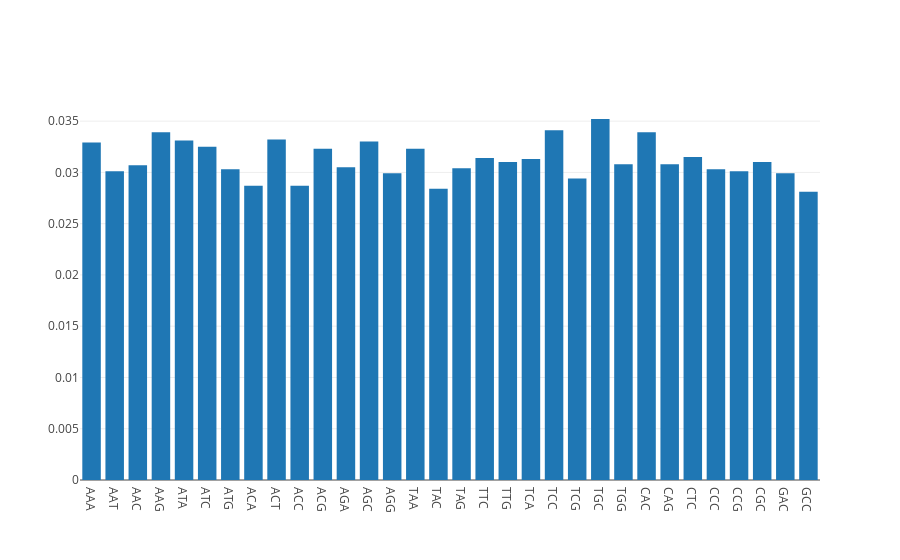
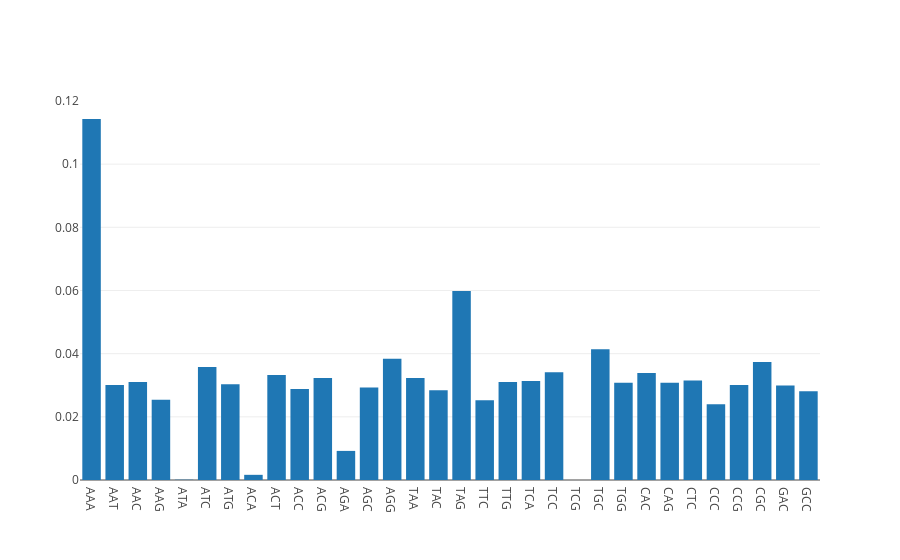

Notebook source saved alongside these figures, in order:
### Code cell
import time
Tmat= matrixFill_randomGamma(comp_index,alpha= 0.01)

f= list(collapsed_freqs)
burnin= 500
previous= list(collapsed_freqs)

diff_tally= []

for run in range(burnin):
    #clear_output()

    
    f= f @ Tmat
    diff_tally.append(np.std(previous - f))
    previous= list(f)
    
    #time.sleep(1)


fig = [go.Bar(
    x= [comp_index[x][0] for x in comp_index.keys()],
    y= collapsed_freqs
)]
iplot(fig)


fig = [go.Bar(
    x= [comp_index[x][0] for x in comp_index.keys()],
    y= f
)]
iplot(fig)

### Figure 1 — Plotly figure (JSON) as saved in the notebook; plotly's stock layout.template omitted (floating-point values rounded to 4 significant figures)
{"data": [{"type": "bar", "uid": "2dd05ceb-74b4-4db3-8207-5c0e4f377ef4", "x": ["AAA", "AAT", "AAC", "AAG", "ATA", "ATC", "ATG", "ACA", "ACT", "ACC", "ACG", "AGA", "AGC", "AGG", "TAA", "TAC", "TAG", "TTC", "TTG", "TCA", "TCC", "TCG", "TGC", "TGG", "CAC", "CAG", "CTC", "CCC", "CCG", "CGC", "GAC", "GCC"], "y": [0.03291, 0.03011, 0.03071, 0.03391, 0.03311, 0.03251, 0.03031, 0.02871, 0.03321, 0.02871, 0.03231, 0.03051, 0.03301, 0.02991, 0.03231, 0.02841, 0.03041, 0.03141, 0.03101, 0.03131, 0.03411, 0.02941, 0.03521, 0.03081, 0.03391, 0.03081, 0.03151, 0.03031, 0.03011, 0.03101, 0.02991, 0.02811]}], "layout": {}}

### Figure 2 — Plotly figure (JSON) as saved in the notebook; plotly's stock layout.template omitted (floating-point values rounded to 4 significant figures)
{"data": [{"type": "bar", "uid": "e802c288-ebdd-466d-9914-f2345f3d712d", "x": ["AAA", "AAT", "AAC", "AAG", "ATA", "ATC", "ATG", "ACA", "ACT", "ACC", "ACG", "AGA", "AGC", "AGG", "TAA", "TAC", "TAG", "TTC", "TTG", "TCA", "TCC", "TCG", "TGC", "TGG", "CAC", "CAG", "CTC", "CCC", "CCG", "CGC", "GAC", "GCC"], "y": [0.1143, 0.03011, 0.03104, 0.02542, 9.748e-05, 0.03574, 0.03031, 0.001637, 0.03321, 0.02884, 0.03231, 0.009214, 0.02931, 0.0384, 0.03231, 0.02841, 0.05982, 0.02526, 0.03101, 0.03131, 0.03411, 6.962e-24, 0.04136, 0.03081, 0.03391, 0.03081, 0.03151, 0.024, 0.03011, 0.03732, 0.02991, 0.02811]}], "layout": {}}
